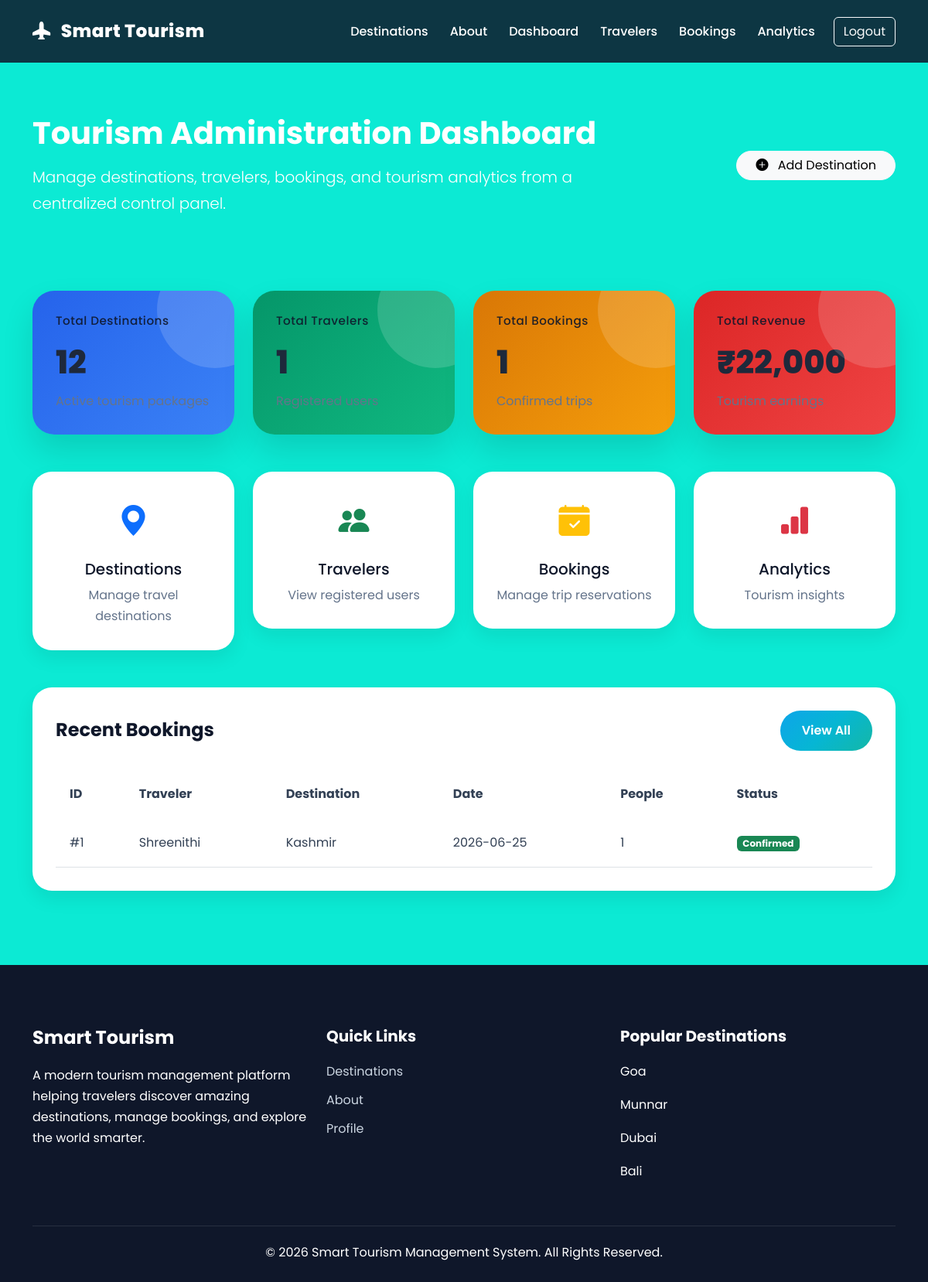
Screenshot of /admin-dashboard (signed in) with the database file from the repository.
### database.py (models this page shows, shortened)
class Booking(db.Model):
    __tablename__ = "bookings"
    id = db.Column(
        db.Integer,
        primary_key=True
    )
    user_id = db.Column(
        db.Integer,
        db.ForeignKey("users.id"),
        nullable=False
    )
    destination_id = db.Column(
        db.Integer,
        db.ForeignKey("destinations.id"),
        nullable=False
    )
    travel_date = db.Column(
        db.String(50),
        nullable=False
    )
    people = db.Column(
        db.Integer,
        nullable=False
    )
    total_price = db.Column(
        db.Float,
        nullable=False
    )
    status = db.Column(
        db.String(50),
        default="Confirmed"
    )

class User(db.Model):
    __tablename__ = "users"
    id = db.Column(db.Integer, primary_key=True)
    name = db.Column(db.String(150), nullable=False)
    email = db.Column(db.String(150), unique=True, nullable=False)
    password = db.Column(db.String(255), nullable=False)
    role = db.Column(
        db.String(20),
        nullable=False,
        default="traveler"
    )
    created_at = db.Column(
        db.DateTime,
        default=datetime.utcnow
    )
    bookings = db.relationship(
        "Booking",
        backref="user",
        lazy=True,
        cascade="all, delete-orphan"
    )
    favorites = db.relationship(
        "Favorite",
        backref="user",
        lazy=True,
        cascade="all, delete-orphan"
    )

class Destination(db.Model):
    __tablename__ = "destinations"
    id = db.Column(db.Integer, primary_key=True)
    name = db.Column(
        db.String(200),
        nullable=False
    )
    location = db.Column(
        db.String(200),
        nullable=False
    )
    category = db.Column(
        db.String(100),
        nullable=False
    )
    price = db.Column(
        db.Float,
        nullable=False
    )
    duration = db.Column(
        db.String(100),
        nullable=False
    )
    rating = db.Column(
        db.Float,
        nullable=False,
        default=4.5
    )
    description = db.Column(
        db.Text,
        nullable=False
    )
    image_url = db.Column(
        db.Text,
        nullable=False
    )
    bookings = db.relationship(
        "Booking",
        backref="destination",
        lazy=True,
        cascade="all, delete-orphan"
    )
    favorites = db.relationship(
        "Favorite",
        backref="destination",
        lazy=True,
        cascade="all, delete-orphan"
    )

### app.py (the view)
@app.route("/admin-dashboard")
@admin_required
def admin_dashboard():
    total_destinations = Destination.query.count()
    total_travelers = User.query.filter_by(
        role="traveler"
    ).count()
    total_bookings = Booking.query.count()
    total_revenue = db.session.query(
        db.func.sum(
            Booking.total_price
        )
    ).scalar() or 0
    recent_bookings = Booking.query.order_by(
        Booking.id.desc()
    ).limit(5).all()
    return render_template(
        "admin_dashboard.html",
        total_destinations=total_destinations,
        total_travelers=total_travelers,
        total_bookings=total_bookings,
        total_revenue=total_revenue,
        recent_bookings=recent_bookings
    )

### app.py (called while the page is built, shortened)
def admin_required(f):
    @wraps(f)
    def decorated_function(*args, **kwargs):
        return f(*args, **kwargs)
    return decorated_function

def current_user():
    if "user_id" not in session:
        return None
    return User.query.get(
        session["user_id"]
    )

@app.context_processor
def inject_user():
    return {
        "current_user": current_user(),
        "session": session
    }

### templates/admin_dashboard.html (shortened to what this page needs)
{% extends "base.html" %}
{% block content %}
<section class="py-5 bg-gradient-tourism text-white">
    <div class="container">
        <div class="row align-items-center">
            <div class="col-lg-8">
                <h1 class="fw-bold mb-3">
                    Tourism Administration Dashboard
                </h1>
                <p class="lead mb-0">
                    Manage destinations, travelers, bookings, and tourism
                    analytics from a centralized control panel.
                </p>
            </div>
            <div class="col-lg-4 text-lg-end mt-4 mt-lg-0">
                <a href="{{ url_for('destination_form') }}"
                   class="btn btn-light rounded-pill px-4">
                    <i class="bi bi-plus-circle-fill me-2"></i>
                    Add Destination
                </a>
            </div>
        </div>
    </div>
</section>
<section class="py-5">
    <div class="container">
        <div class="row g-4 mb-5">
            <div class="col-lg-3 col-md-6">
                <div class="card dashboard-card dashboard-primary">
                    <div class="card-body">
                        <h6>Total Destinations</h6>
                        <div class="dashboard-number counter"
                             data-target="{{ total_destinations }}">
                            {{ total_destinations }}
                        </div>
                        <p class="mb-0">
                        </p>
                    </div>
                </div>
            </div>
            <div class="col-lg-3 col-md-6">
                <div class="card dashboard-card dashboard-success">
                    <div class="card-body">
                        <h6>Total Travelers</h6>
                        <div class="dashboard-number counter"
                             data-target="{{ total_travelers }}">
                            {{ total_travelers }}
                        </div>
                        <p class="mb-0">
                        </p>
                    </div>
                </div>
            </div>
            <div class="col-lg-3 col-md-6">
                <div class="card dashboard-card dashboard-warning">
                    <div class="card-body">
                        <h6>Total Bookings</h6>
                        <div class="dashboard-number counter"
                             data-target="{{ total_bookings }}">
                            {{ total_bookings }}
                        </div>
                        <p class="mb-0">
                            Confirmed trips
                        </p>
                    </div>
                </div>
            </div>
            <div class="col-lg-3 col-md-6">
                <div class="card dashboard-card dashboard-danger">
                    <div class="card-body">
                        <h6>Total Revenue</h6>
                        <div class="dashboard-number">
                            ₹{{ "{:,.0f}".format(total_revenue or 0) }}
                        </div>
                        <p class="mb-0">
                        </p>
                    </div>
                </div>
            </div>
        </div>
        <div class="row g-4 mb-5">
            <div class="col-lg-3 col-md-6">
                <a href="{{ url_for('destinations') }}"
                   class="text-decoration-none">
                    <div class="analytics-box text-center">
                        <i class="bi bi-geo-alt-fill fs-1 text-primary"></i>
                        <h5 class="mt-3">
                            Destinations
                        </h5>
                        <p class="text-muted mb-0">
                            Manage travel destinations
                        </p>
                    </div>
                </a>
            </div>
            <div class="col-lg-3 col-md-6">
                <a href="{{ url_for('travelers') }}"
                   class="text-decoration-none">
                    <div class="analytics-box text-center">
                        <i class="bi bi-people-fill fs-1 text-success"></i>
                        <h5 class="mt-3">
                            Travelers
                        </h5>
                        <p class="text-muted mb-0">
                            View registered users
                        </p>
                    </div>
                </a>
            </div>
            <div class="col-lg-3 col-md-6">
                <a href="{{ url_for('bookings') }}"
                   class="text-decoration-none">
                    <div class="analytics-box text-center">
                        <i class="bi bi-calendar-check-fill fs-1 text-warning"></i>
                        <h5 class="mt-3">
                            Bookings
                        </h5>
                        <p class="text-muted mb-0">
                            Manage trip reservations
                        </p>
                    </div>
                </a>
            </div>
            <div class="col-lg-3 col-md-6">
                <a href="{{ url_for('analytics') }}"
                   class="text-decoration-none">
                    <div class="analytics-box text-center">
                        <i class="bi bi-bar-chart-fill fs-1 text-danger"></i>
                        <h5 class="mt-3">
                            Analytics
                        </h5>
                        <p class="text-muted mb-0">
                            Tourism insights
                        </p>
                    </div>
                </a>
            </div>
        </div>
        <div class="analytics-box">
            <div class="d-flex justify-content-between align-items-center mb-4">
                <h4 class="fw-bold mb-0">
                    Recent Bookings
                </h4>
                <a href="{{ url_for('bookings') }}"
                   class="btn btn-tourism">
                    View All
                </a>
            </div>
            <div class="table-responsive">
                <table class="table table-hover align-middle">
                    <thead>
                        <tr>
                            <th>ID</th>
                            <th>Traveler</th>
                            <th>Destination</th>
                            <th>Date</th>
                            <th>People</th>
                            <th>Status</th>
                        </tr>
                    </thead>
                    <tbody>
                        {% for booking in recent_bookings %}
                        <tr>
                            <td>#{{ booking.id }}</td>
                            <td>
                                {{ booking.user.name }}
                            </td>
                            <td>
                                {{ booking.destination.name }}
                            </td>
                            <td>
                                {{ booking.travel_date }}
                            </td>
                            <td>
                                {{ booking.people }}
                            </td>
                            <td>
                                <span class="badge bg-success">
                                    {{ booking.status }}
                                </span>
                            </td>
                        </tr>
                        {% else %}
                        <tr>
                            <td colspan="6" class="text-center py-4">
                                No bookings available.
                            </td>
                        </tr>
                        {% endfor %}
                    </tbody>
                </table>
            </div>
        </div>
    </div>
</section>
{% endblock %}

### static/css/style.css (style rules this page uses)
:root { --primary:#0ea5e9; --secondary:#06b6d4; --accent:#14b8a6; --success:#10b981; --warning:#f59e0b; --danger:#ef4444; --dark:#0f172a; --dark-2:#1e293b; --gray:#64748b; --light:#f8fafc; --white:#ffffff; --gradient-primary: linear-gradient( 135deg, #0ea5e9, #06b6d4, #14b8a6 ); --gradient-hero: linear-gradient( 135deg, rgba(14,165,233,.85), rgba(6,182,212,.85) ); --shadow-sm: 0 10px 25px rgba(0,0,0,.08); --shadow-md: 0 20px 40px rgba(0,0,0,.12); --shadow-lg: 0 30px 60px rgba(0,0,0,.18); --radius:24px; }
* { margin:0; padding:0; box-sizing:border-box; }
html { scroll-behavior:smooth; }
body { font-family:'Poppins',sans-serif; background:#0cead4; color:#cdd5e1; overflow-x:hidden; line-height:1.7; }
a { text-decoration:none; }
.btn-tourism { background:var(--gradient-primary); color:white !important; border:none; padding:14px 28px; border-radius:50px; font-weight:600; transition:.35s; }
.analytics-box, .profile-card, .form-container, .table-container, .details-card, .feature-box { background:white; border:none; border-radius:25px; box-shadow:var(--shadow-sm); padding:30px; transition:.35s ease; }
.analytics-box h1, .analytics-box h2, .analytics-box h3, .analytics-box h4, .analytics-box h5, .profile-card h1, .profile-card h2, .profile-card h3, .details-card h1, .details-card h2, .details-card h3 { color:#0f172a !important; }
.analytics-box p, .profile-card p, .details-card p { color:#64748b !important; }
.dashboard-card { border:none; border-radius:28px; overflow:hidden; position:relative; color:white; transition:.4s ease; box-shadow:var(--shadow-md); }
.dashboard-card::before { content:""; position:absolute; width:150px; height:150px; top:-50px; right:-50px; background: rgba(255,255,255,.15); border-radius:50%; }
.dashboard-card .card-body { padding:30px; }
.dashboard-card h6 { opacity:.9; font-size:.95rem; letter-spacing:.5px; }
.dashboard-number { font-size:2.6rem; font-weight:800; margin-top:10px; }
.dashboard-primary { background: linear-gradient( 135deg, #2563eb, #3b82f6 ); }
.dashboard-success { background: linear-gradient( 135deg, #059669, #10b981 ); }
.dashboard-warning { background: linear-gradient( 135deg, #d97706, #f59e0b ); }
.dashboard-danger { background: linear-gradient( 135deg, #dc2626, #ef4444 ); }
.table { margin-bottom:0; }
.table thead { background:#f8fafc; }
.table th { color:#0f172a; font-weight:700; border:none; padding:18px; }
.table td { color:#334155; padding:18px; vertical-align:middle; }
.table tbody tr { transition:.3s; }
.card, .destination-card, .favorite-card, .analytics-box, .profile-card, .form-container, .table-container, .details-card, .feature-box, .booking-box { color:#1e293b !important; }
.card p, .destination-card p, .favorite-card p, .analytics-box p, .profile-card p, .details-card p { color:#64748b !important; }
.card h1, .card h2, .card h3, .card h4, .card h5, .card h6 { color:#0f172a !important; }
.table td, .table th { color:#334155 !important; }

### rows the page displays
Booking: id "1", user.name "Shreenithi", destination.name "Kashmir", travel_date "2026-06-25", people "1", status "Confirmed"

### other values shown
{{ total_destinations }} "12"
{{ total_travelers }} "1"
{{ total_bookings }} "1"
{{ "{:,.0f}".format(total_revenue or 0) }} "22,000"
